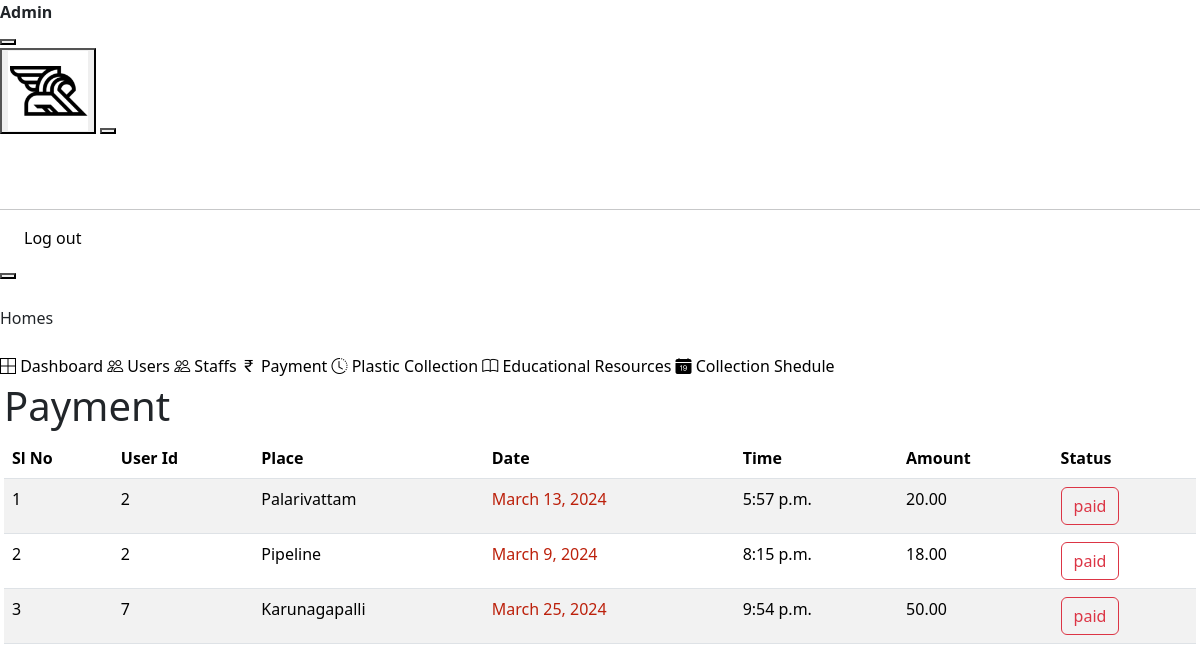
Screenshot of /admin_view_payment_list (signed in) with the database file from the repository.
### smApp/models.py (models this page shows, shortened)
class PlasticCollection(models.Model):
    PAYMENT_CHOICES = [
        ('pending', 'Pending'),
        ('paid', 'Paid'),
    ]
    user_id = models.CharField(max_length=50,null=True)
    place = models.CharField(max_length=50,null=True)
    date = models.DateField()
    time = models.TimeField(null=True)
    amount_collected = models.DecimalField(max_digits=100, decimal_places=2,null=True)
    payment_status = models.CharField(max_length=20, choices=PAYMENT_CHOICES, default='pending')
    plastic_amount = models.CharField(max_length=50,null=True)

### smApp/views.py (the view)
# urls.py: path('admin_view_payment_list', views.admin_view_payment_list, name='admin_view_payment_list'),
def admin_view_payment_list(request):
    user_id = request.session['user_id']
    print('User id is: ',user_id)
    user = Customer.objects.filter(user__id=user_id)
    contributions = PlasticCollection.objects.all()
    context = {
        'user':user,
        'contributions':contributions
    }
    return render(request,'admin_view_payment_list.html',context)

### smApp/context_processor.py (called while the page is built)
def global_context(request):
    user_id = request.session['user_id']
    today = date.today()
    start_date = today
    end_date = today + timedelta(days=2)
    filtered_data = PlasticCollectionSchedule.objects.filter(date__range=(start_date, end_date), user=user_id)
    print(filtered_data)
    context = {
        'filtered_data':filtered_data,
        'count':filtered_data.count()
    }
    return context

### templates/admin_view_payment_list.html (shortened to what this page needs)
{% extends 'admin_index.html' %}
{% block content %}
<link
  href="https://cdn.jsdelivr.net/npm/bootstrap@5.3.3/dist/css/bootstrap.min.css"
  rel="stylesheet"
/>
<div
  class="page-wrapper pt-8 pl-5"
  id="main-wrapper"
  data-layout="vertical"
  data-navbarbg="skin6"
  data-sidebartype="full"
  data-sidebar-position="fixed"
  data-header-position="fixed"
>
  <h1>Payment</h1>
  <table class="table table-striped table-hover">
    <thead>
      <tr>
        <th scope="col">Sl No</th>
        <th scope="col">User Id</th>
        <th scope="col">Place</th>
        <th scope="col">Date</th>
        <th scope="col">Time</th>
        <th scope="col">Amount</th>
        <th scope="col">Status</th>
      </tr>
    </thead>
    <tbody>
      {% for contribution in contributions %}
      <tr>
        <td>{{forloop.counter}}</td>
        <td>{{ contribution.user_id }}</td>
        <td>{{ contribution.place }}</td>
        <td style="color: rgb(188, 32, 11)">{{ contribution.date }}</td>
        <td>{{ contribution.time }}</td>
        <td>{{ contribution.amount_collected }}</td>
        <td>
          <button class="btn btn-outline-danger">
            {{ contribution.payment_status }}
          </button>
        </td>
      </tr>
      {% endfor %}
    </tbody>
  </table>
</div>
{% endblock %}

### static/css/style.css (style rules this page uses)
body { font-family: "Poppins", sans-serif; color: #040000; background-color: #ffffff; overflow-x: hidden; }
.btn, .btn:focus { outline: none !important; -webkit-box-shadow: none; box-shadow: none; }

### rows the page displays
PlasticCollection: user_id "2", place "Palarivattam", date "March 13, 2024", time "5:57 p.m.", amount_collected "20.00", payment_status "paid"
PlasticCollection: user_id "2", place "Pipeline", date "March 9, 2024", time "8:15 p.m.", amount_collected "18.00", payment_status "paid"
PlasticCollection: user_id "7", place "Karunagapalli", date "March 25, 2024", time "9:54 p.m.", amount_collected "50.00", payment_status "paid"
